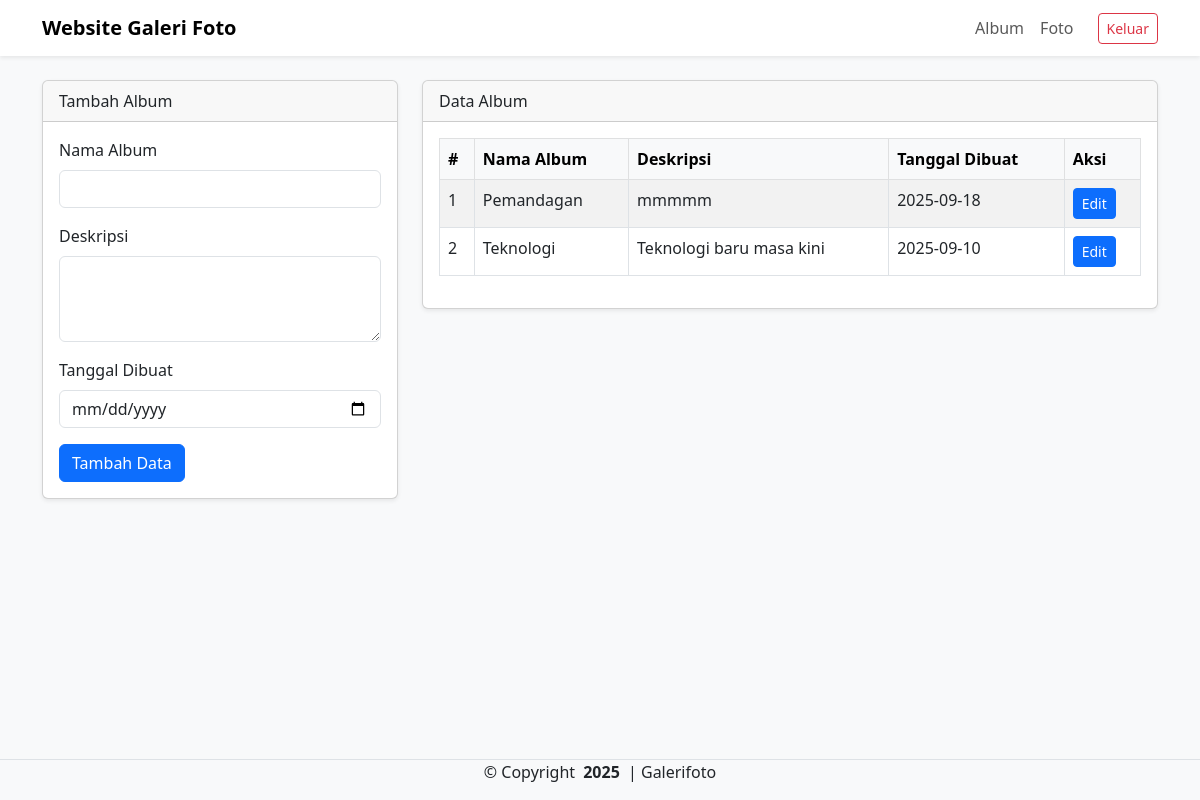
/frontend/admin/album.php (signed in), run on the app's committed database.
### tables this page shows
CREATE TABLE `album` (
  `albumid` int NOT NULL,
  `namaalbum` varchar(255) DEFAULT NULL,
  `deskripsi` text,
  `tanggaldibuat` date DEFAULT NULL,
  `userid` int DEFAULT NULL
);

### frontend/admin/album.php (the view, shortened to what this page needs)
<?php
include '../config/koneksi.php';
?>
<!DOCTYPE html>
<html lang="en">
<head>
    <link href="https://cdn.jsdelivr.net/npm/bootstrap@5.3.0/dist/css/bootstrap.min.css" rel="stylesheet">
</head>
<body class="bg-light">
    <nav class="navbar navbar-expand-lg navbar-light bg-white shadow-sm">
        <div class="container">
            <a class="navbar-brand fw-bold" href="index.php">Website Galeri Foto</a>
            <div class="collapse navbar-collapse">
                <ul class="navbar-nav ms-auto">
                    <li class="nav-item"><a href="album.php" class="nav-link">Album</a></li>
                    <li class="nav-item"><a href="foto.php" class="nav-link">Foto</a></li>
                </ul>
                <a href="../config/aksi_logout.php" class="btn btn-outline-danger btn-sm ms-3">Keluar</a>
            </div>
        </div>
    </nav>
    <div class="container mt-4">
        <div class="row g-4">
            <div class="col-md-4">
                <div class="card shadow-sm">
                    <div class="card-header">Tambah Album</div>
                    <div class="card-body">
                        <form action="../config/aksi_album.php" method="POST">
                            <div class="mb-3">
                                <label for="namaalbum" class="form-label">Nama Album</label>
                                <input type="text" class="form-control" id="namaalbum" name="namaalbum" required>
                            </div>
                            <div class="mb-3">
                                <label for="deskripsi" class="form-label">Deskripsi</label>
                                <textarea class="form-control" id="deskripsi" name="deskripsi" rows="3" required></textarea>
                            </div>
                            <div class="mb-3">
                                <label for="tanggaldibuat" class="form-label">Tanggal Dibuat</label>
                                <input type="date" class="form-control" id="tanggaldibuat" name="tanggaldibuat" required>
                            </div>
                            <button type="submit" name="tambah" class="btn btn-primary">Tambah Data</button>
                        </form>
                    </div>
                </div>
            </div>
            <div class="col-md-8">
                <div class="card shadow-sm">
                    <div class="card-header">Data Album</div>
                    <div class="card-body">
                        <table class="table table-bordered table-striped">
                            <thead class="table-light">
                                <tr>
                                    <th>#</th>
                                    <th>Nama Album</th>
                                    <th>Deskripsi</th>
                                    <th>Tanggal Dibuat</th>
                                    <th>Aksi</th>
                                </tr>
                            </thead>
                            <tbody>
                                <?php
                                $no = 1;
                                $sql = mysqli_query($koneksi, "SELECT * FROM album ORDER BY tanggaldibuat DESC");
                                while ($data = mysqli_fetch_array($sql)) {
                                ?>
                                    <tr>
                                        <td><?= $no++ ?></td>
                                        <td><?= htmlspecialchars($data['namaalbum']) ?></td>
                                        <td><?= htmlspecialchars($data['deskripsi']) ?></td>
                                        <td><?= $data['tanggaldibuat'] ?></td>
                                        <td>
                                            <button type="button" class="btn btn-primary btn-sm" data-bs-toggle="modal" data-bs-target="#edit<?= $data['albumid'] ?>">
                                                Edit
                                            </button>
                                        </td>
                                    </tr>
                                <?php } ?>
                            </tbody>
                        </table>
                    </div>
                </div>
            </div>
        </div>
    </div>
    <footer class="d-flex justify-content-center border-top mt-3 bg-light fixed-bottom">
        <div class="container">
            <div class="copyright text-center">
                <p>© <span>Copyright</span> <strong class="px-1 sitename">2025</strong> | <span>Galerifoto</span></p>
            </div>
        </div>
    </footer>
</body>
</html>

### data on the page
album: namaalbum "Pemandagan", deskripsi "mmmmm", tanggaldibuat "2025-09-18"
album: namaalbum "Teknologi", deskripsi "Teknologi baru masa kini", tanggaldibuat "2025-09-10"
